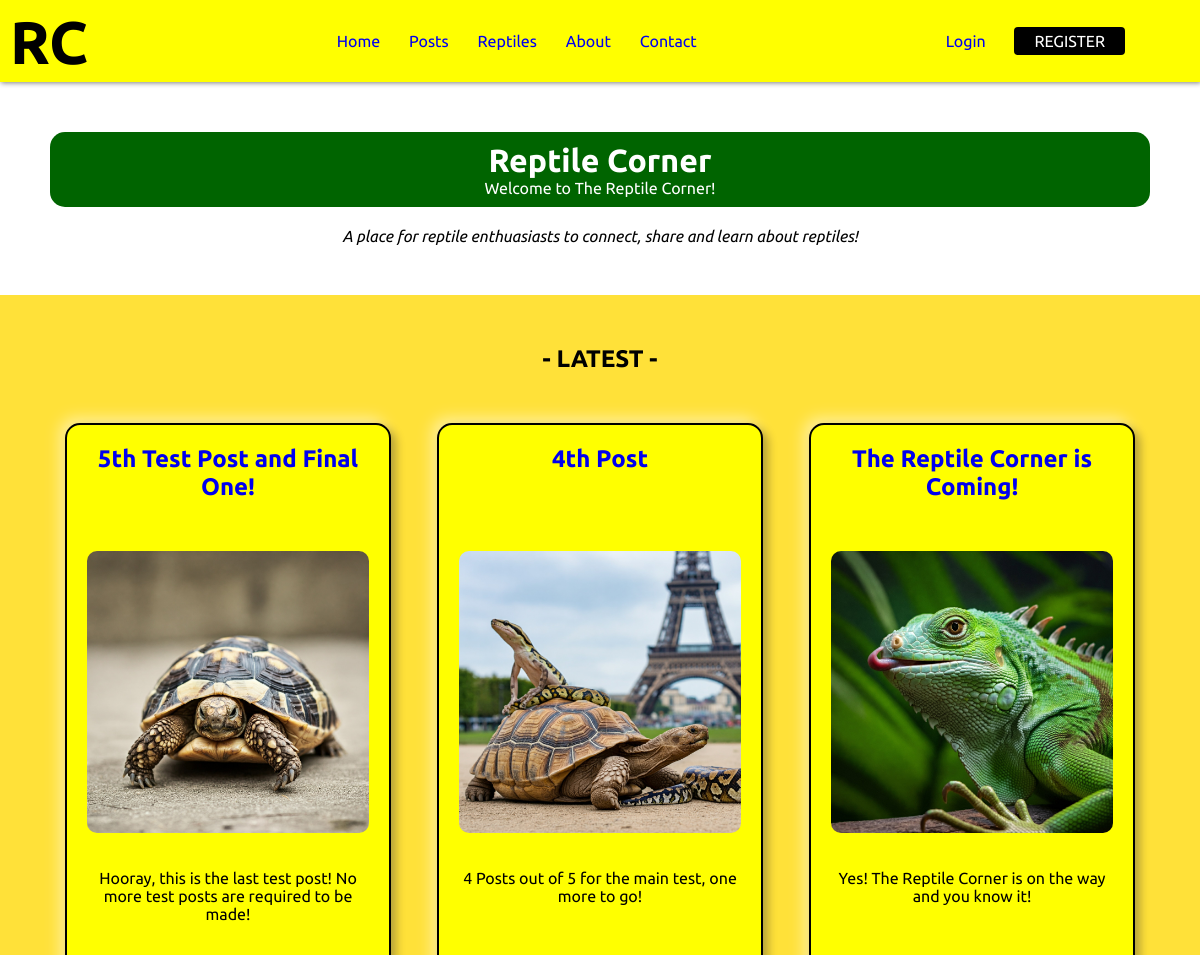
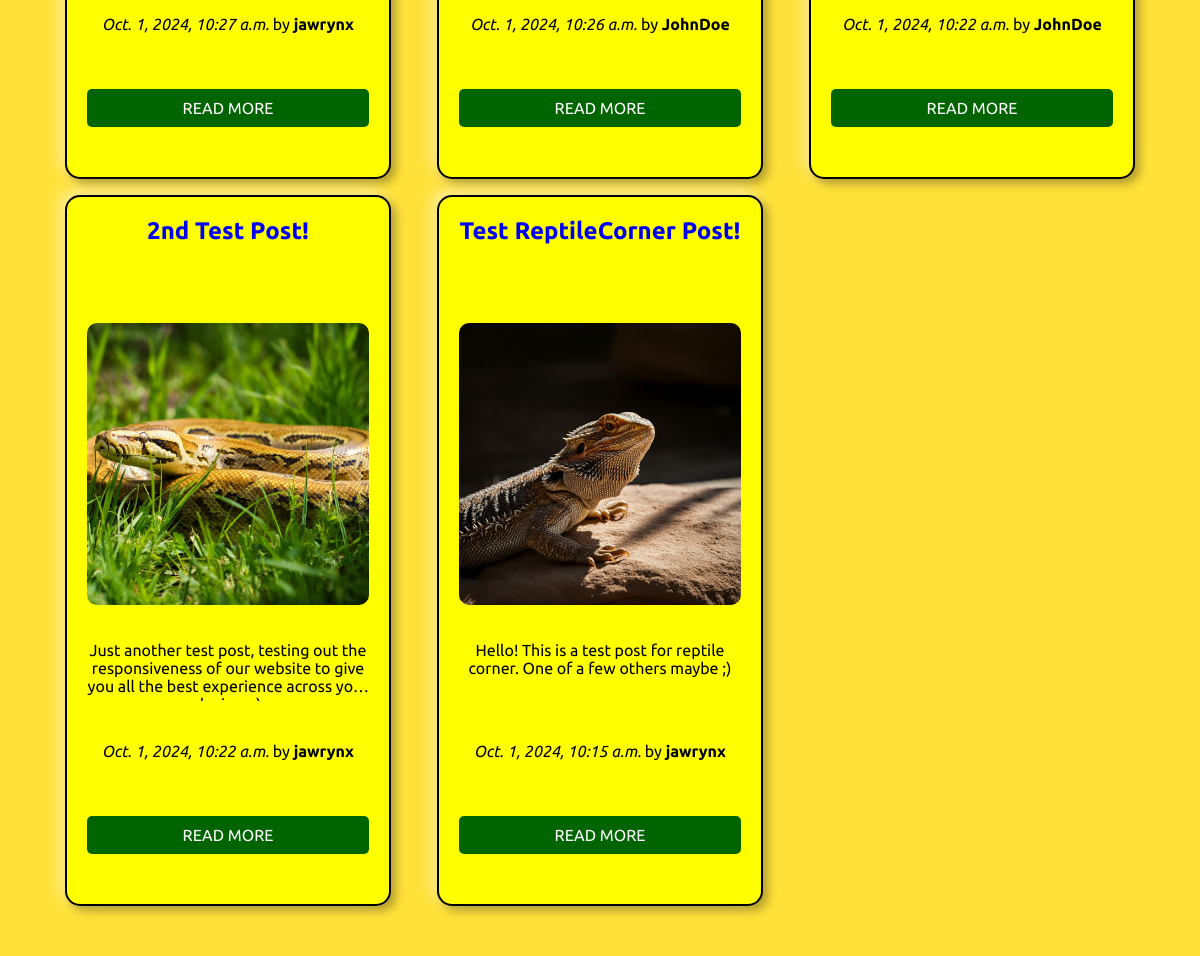
/, run on an earlier commit of the app's database (2 pictures, top to bottom).
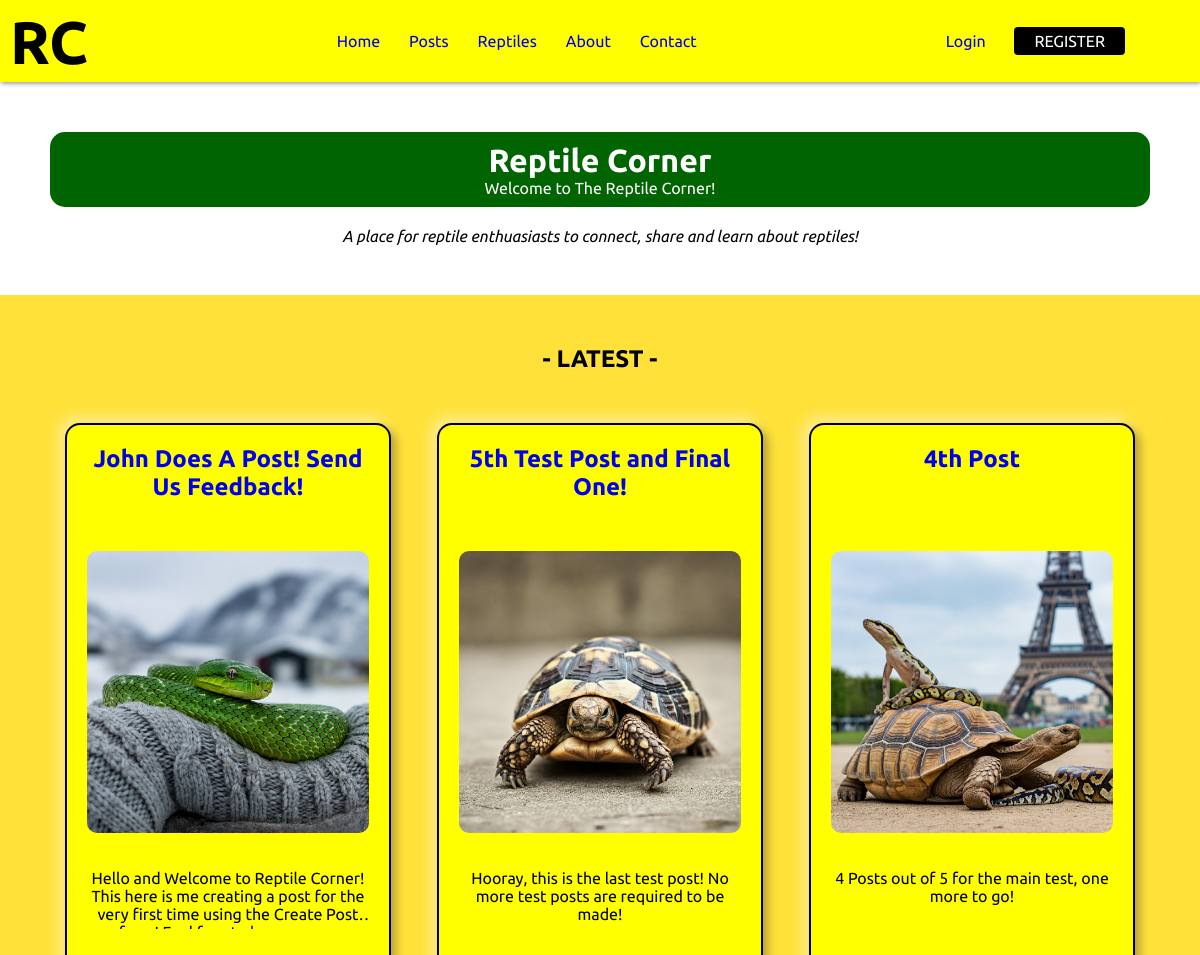
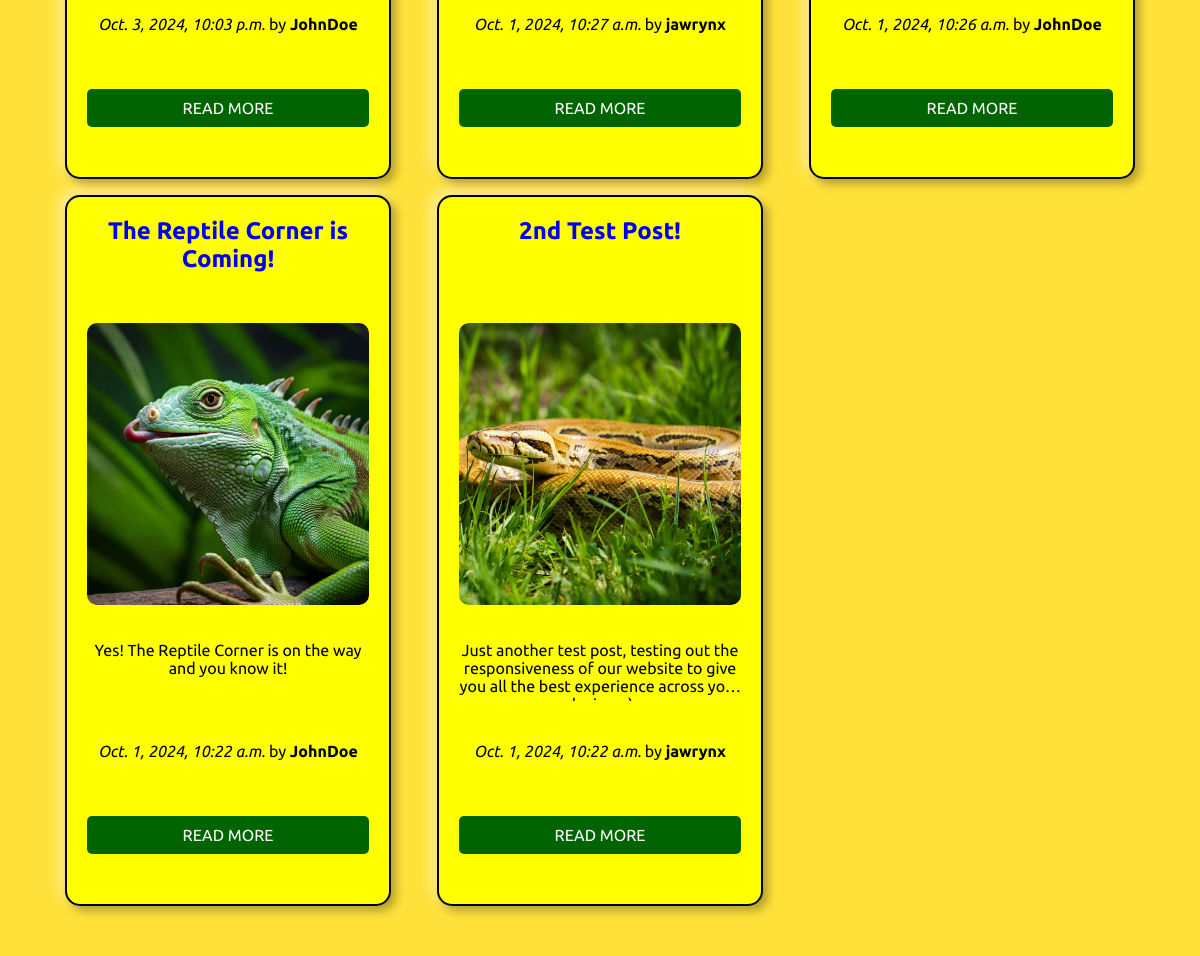
And on a later commit of the database (2 pictures, top to bottom).
### posts/models.py (models this page shows, shortened)
class Post(models.Model):
    title = models.CharField(max_length=75)
    body = models.TextField()
    slug = models.SlugField(max_length=75)
    date = models.DateTimeField(auto_now_add=True)
    image = models.ImageField(blank=True)
    author = models.ForeignKey(User, on_delete=models.CASCADE, default=None)

### ReptileCorner/views.py (the view)
# urls.py: 2. Add a URL to urlpatterns:  path('', views.home, name='home')
def home(request):
    posts = Post.objects.all().order_by('-date')[:5]
    return render(request, 'home.html', { 'posts': posts })

### templates/home.html (shortened to what this page needs)
{% extends 'layout.html' %}
{% block content %}
    <div class="hero-container">
        <div class="hero-title">
            <h1>Reptile Corner</h1>
            <p>Welcome to The Reptile Corner!</p>
        </div>
        <p class="desc"><em>A place for reptile enthuasiasts to connect, share and learn about reptiles!</em></p>
    </div>
    <div class="posts-container">
        <h2>- LATEST -</h2>
        <section class="grid posts-list">
            {% for post in posts %}
                <article class="col-12 col-md-6 col-lg-4 col-xl-3 post">
                    <div class="grid">
                    <h2 class="col-12">
                        <a href="{% url 'posts:page' slug=post.slug %}">
                            {{ post.title }}
                        </a>
                    </h2>
                    <a href="{% url 'posts:page' slug=post.slug %}" class="col-12" >
                        <img class="image" src="{{ post.image.url }}" alt="{{ post.title }}"/>
                    </a>
                    <p class="body-field col-12">{{ post.body }}</p>
                    <p class="date-stamp col-12">
                        <em>{{ post.date }}</em> by <strong>{{ post.author }}</strong>
                    </p>
                    <a href="{% url 'posts:page' slug=post.slug %}" class="read-more col-12">READ MORE</a>
                    </div>
                </article>
            {% endfor %}
        </section>
    </div>
{% endblock %}

### templates/layout.html (shortened to what this page needs)
<!DOCTYPE html>
{% load static %}
<html lang="en">
<head>
    <link rel="stylesheet" href="{% static 'css/style.css' %}">
    <link rel="stylesheet" href="{% static 'css/grid_classes.css' %}">
</head>
<body>
    <header class="header">
        <a href="/" class="logo">RC</a>
         <div class="desktop-nav">
            <ul class="menu-desktop">
                <li><a href="/">Home</a></li>
                <li><a href="{% url 'posts:list' %}">Posts</a></li>
                <li><a href="#">Reptiles</a> </li>
                <li><a href="#">About</a></li>
                <li><a href="#">Contact</a></li>
            </ul>
         </div>
         <div class="desktop-user-links">
            {% if user.is_authenticated %}
                <a href="{% url 'users:logout' %}" class="logout-button">Logout</a>
                <a href="{% url 'posts:new-post' %}" class="dark-button">Create Post</a>
            {% else %}
                <a href="{% url 'users:login' %}">Login</a>
                <a href="{% url 'users:register' %}" class="dark-button">REGISTER</a>
            {% endif %}
         </div>
    </header>
    <main class="main">
        {% block content %}
        {% endblock %}
    </main>
</body>
</html>

### static/css/style.css (style rules this page uses)
* { box-sizing: border-box; padding: 0; margin: 0; }
body { font-family: 'Ubuntu'; background-color: white; color: black; }
a { text-decoration: none; }
ul { list-style: none; }
.header { background-color: yellow; box-shadow: 1px 1px 5px 0px gray; position: sticky; top: 0; width: 100%; height: 82px; z-index: 99; }
.logo { display: inline-block; color: black; font-size: 60px; font-weight: bolder; margin-left: 10px; }
.desktop-nav, .desktop-user-links { display: none; }
.main { text-align: center; }
.hero-container { width: 100%; padding: 50px; background: white; }
.hero-title { background-color: darkgreen; padding: 10px; border-radius: 15px; color: white; }
.desc { margin-top: 20px; }
.posts-container { background-color: #ffe139; height: 100%; padding-top: 50px; }
.posts-list { align-items: center; width: 100%; padding: 50px; background-color: #ffe139; }
.post { background-color: yellow; align-content: center; max-width: 800px; border: 2px solid black; border-radius: 15px; margin: 15px 15px; padding: 20px; box-shadow: 5px 5px 10px rgba(0, 0, 0, 0.3), -5px -5px 15px rgba(255, 255, 255, 0.5); }
.post p { overflow: hidden; text-overflow: ellipsis; display: -webkit-box; -webkit-line-clamp: 3; -webkit-box-orient: vertical; display: -webkit-box; display: -moz-box; display: box; line-clamp: 3; box-orient: vertical; }
.post h2 { margin-bottom: 20px; }
.image { width: 100%; border-radius: 10px; margin-bottom: 20px; }
.date-stamp { margin: 25px 0; }
.read-more { display: inline-block; padding: 10px 20px; background-color: darkgreen; color: white; border: none; border-radius: 5px; text-decoration: none; margin-top: 15px; transition: background-color 0.3s ease; bottom: 0; }
@media screen and (min-width: 992px) { .desktop-nav, .desktop-user-links { display: block; } }
@media screen and (min-width: 992px) { .header { display: flex; justify-content: space-between; align-items: center; } }
@media screen and (min-width: 992px) { .desktop-nav { width: 30%; } }
@media screen and (min-width: 992px) { .menu-desktop { display: flex; justify-content: space-between; } }
@media screen and (min-width: 992px) { .desktop-user-links { margin-right: 50px; } }
@media screen and (min-width: 992px) { .desktop-user-links a { margin-right: 25px; } }
@media screen and (min-width: 992px) { .dark-button { color: white; background-color: black; padding: 5px 20px; border-radius: 4px; } }
@media screen and (min-width: 992px) { .post { overflow: hidden; max-height: 900px; height: 100%; transition: 0.3s ease-in-out; display: flex; flex-direction: column; align-items: center; } }
@media screen and (min-width: 992px) { .post h2 { min-height: 70px; } }
@media screen and (min-width: 992px) { .post img { display: block; max-width: 100%; height: auto; } }
@media screen and (min-width: 992px) { .post .body-field { min-height: 60px; } }

### static/css/grid_classes.css (style rules this page uses)
.grid { display: grid; grid-template-columns: repeat(12, 1fr); gap: 1rem; }
.col-12 { grid-column: span 12; }
@media (min-width: 768px) { .col-md-6 { grid-column: span 6; } }
@media (min-width: 992px) { .col-lg-4 { grid-column: span 4; } }

What changed in the data, as far as the page shows it:
no longer on this page (row unchanged): Post: title "Test ReptileCorner Post!", image (picture), body "Hello! This is a test post for reptile corner. One of a few others maybe ;)", date "Oct. 1, 2024, 10:15 a.m.", author "jawrynx"
added Post: title "John Does A Post! Send Us Feedback!", image (picture), body "Hello and Welcome to Reptile Corner! This here is me creating a post for the very first time using the Create…", date "Oct. 3, 2024, 10:03 p.m.", author "JohnDoe"
